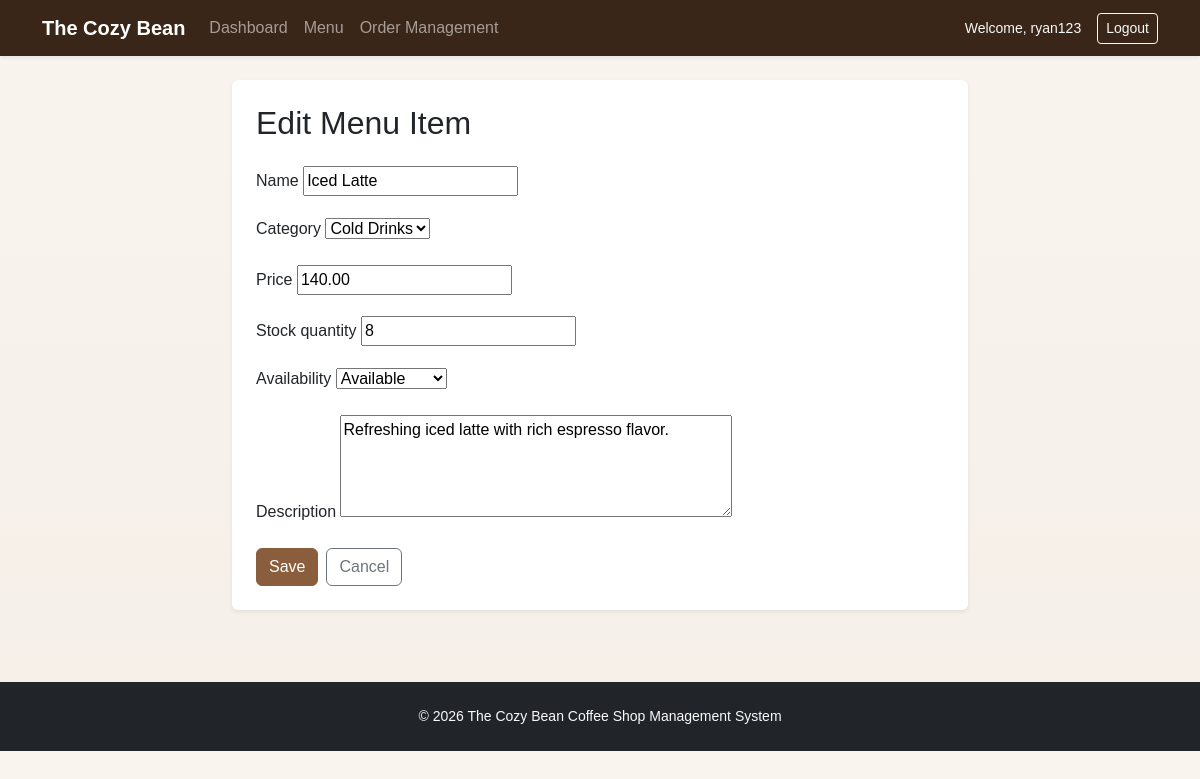
Screenshot of /menu/2/edit/ (signed in) with the database file from the repository.
### coffee_shop/models.py (models this page shows, shortened)
class MenuItem(models.Model):
    CATEGORY_CHOICES = [
        ('Hot Drinks', 'Hot Drinks'),
        ('Cold Drinks', 'Cold Drinks'),
        ('Pastries', 'Pastries'),
        ('Snacks', 'Snacks'),
    ]
    AVAILABILITY_CHOICES = [
        ('Available', 'Available'),
        ('Out of Stock', 'Out of Stock'),
    ]
    name = models.CharField(max_length=150)
    category = models.CharField(max_length=30, choices=CATEGORY_CHOICES)
    price = models.DecimalField(max_digits=10, decimal_places=2)
    stock_quantity = models.IntegerField(default=0)
    availability = models.CharField(max_length=20, choices=AVAILABILITY_CHOICES, default='Available')
    description = models.TextField(blank=True)
    date_added = models.DateTimeField(auto_now_add=True)
    class Meta:
        ordering = ('category', 'name')

### coffee_shop/views.py (the view)
# urls.py: path('menu/<int:pk>/edit/', views.menu_update, name='menu_update'),
@manager_required
def menu_update(request, pk):
    item = get_object_or_404(MenuItem, pk=pk)
    if request.method == 'POST':
        form = MenuItemForm(request.POST, instance=item)
        if form.is_valid():
            form.save()
            messages.success(request, 'Menu item successfully updated.')
            return redirect('menu_list')
    else:
        form = MenuItemForm(instance=item)
    return render(request, 'coffee_shop/menu_form.html', {'form': form, 'item': item, 'title': 'Edit Menu Item'})

### coffee_shop/forms.py (shortened to what this page needs)
class MenuItemForm(forms.ModelForm):
    recommended_drinks = [
        'Cappuccino',
        'Caramel Macchiato',
        'Iced Latte',
        'Americano',
        'Espresso',
        'Mocha',
        'Vanilla Latte',
        'Hazelnut Latte',
    ]
    class Meta:
        model = MenuItem
        fields = ['name', 'category', 'price', 'stock_quantity', 'availability', 'description']
        widgets = {
            'name': forms.TextInput(attrs={
                'list': 'recommended-drinks',
                'placeholder': 'Enter item name',
            }),
            'description': forms.Textarea(attrs={'rows': 4}),
        }

### coffee_shop/views.py (called while the page is built)
def staff_required(view_func):
    @wraps(view_func)
    @login_required
    def _wrapped_view(request, *args, **kwargs):
        if not request.user.is_staff:
            raise PermissionDenied
        return view_func(request, *args, **kwargs)
    return _wrapped_view

### coffee_shop/templates/coffee_shop/menu_form.html (shortened to what this page needs)
{% extends 'coffee_shop/base.html' %}
{% block content %}
<div class="row justify-content-center">
    <div class="col-lg-8">
        <div class="card shadow-sm border-0">
            <div class="card-body p-4">
                <h2 class="mb-4">{{ title }}</h2>
                <form method="post">
                    {% for field in form %}
                        <div class="mb-3">
                            <label for="{{ field.id_for_label }}" class="form-label">{{ field.label }}</label>
                            {{ field }}
                        </div>
                    {% endfor %}
                    <div class="d-flex gap-2">
                        <button type="submit" class="btn btn-primary">Save</button>
                        <a href="{% url 'menu_list' %}" class="btn btn-outline-secondary">Cancel</a>
                    </div>
                </form>
            </div>
        </div>
    </div>
</div>
{% endblock %}

### coffee_shop/templates/coffee_shop/base.html (shortened to what this page needs)
{% load static %}
<!DOCTYPE html>
<html lang="en">
<head>
    <link href="https://cdn.jsdelivr.net/npm/bootstrap@5.3.3/dist/css/bootstrap.min.css" rel="stylesheet">
    <link rel="stylesheet" href="{% static 'coffee_shop/styles.css' %}">
</head>
<body>
    <nav class="navbar navbar-expand-lg navbar-dark cozy-navbar shadow-sm">
        <div class="container">
            <a class="navbar-brand fw-bold" href="{% url 'dashboard' %}">The Cozy Bean</a>
            <div class="collapse navbar-collapse" id="mainNav">
                {% if user.is_authenticated %}
                    <ul class="navbar-nav me-auto mb-2 mb-lg-0">
                        <li class="nav-item"><a class="nav-link" href="{% url 'dashboard' %}">Dashboard</a></li>
                        <li class="nav-item"><a class="nav-link" href="{% url 'menu_list' %}">Menu</a></li>
                        <li class="nav-item"><a class="nav-link" href="{% url 'order_list' %}">Order Management</a></li>
                    </ul>
                    <div class="d-flex align-items-center gap-3">
                        <span class="text-light small">Welcome, {{ user.username }}</span>
                        <form method="post" action="{% url 'logout' %}">
                            <button class="btn btn-outline-light btn-sm" type="submit">Logout</button>
                        </form>
                    </div>
                {% else %}
                    <ul class="navbar-nav ms-auto">
                        <li class="nav-item"><a class="nav-link" href="{% url 'login' %}">Login</a></li>
                    </ul>
                {% endif %}
            </div>
        </div>
    </nav>
    <main class="container py-4">
        {% block content %}{% endblock %}
    </main>
    <footer class="bg-dark text-light py-4 mt-5">
        <div class="container text-center small">
            © {% now 'Y' %} The Cozy Bean Coffee Shop Management System
        </div>
    </footer>
</body>
</html>

### coffee_shop/static/coffee_shop/styles.css (style rules this page uses)
body { background: linear-gradient(180deg, #f9f4ee 0%, #f5efe8 100%); color: #2f241f; font-family: Arial, sans-serif; }
.cozy-navbar { background: #3a2618; }
.btn-primary { background: #8a5e3c; border-color: #8a5e3c; }

### rows the page displays
MenuItem: form "Iced Latte" "Cold Drinks" "140.00" "8" "Available" "Refreshing iced latte with rich espresso flavor."

### other values shown
{{ user.username }} "ryan123"
{{ title }} "Edit Menu Item"
{{ field.label }} "Name" "Category" "Price" "Stock quantity" "Availability" "Description"
